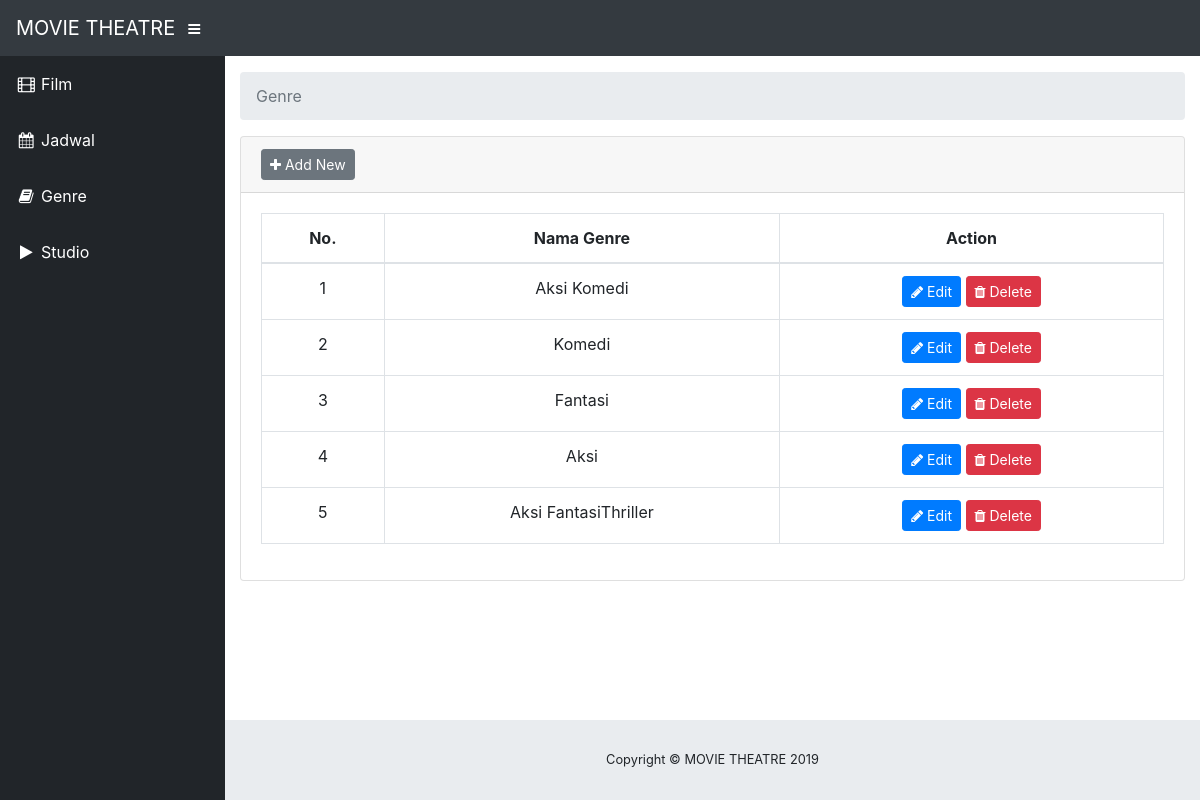
Screenshot of /index.php/genre with the database file from the repository.
### tables this page shows
CREATE TABLE `tbl_genre` (
  `id_genre` int(11) NOT NULL,
  `nama_genre` varchar(50) DEFAULT NULL
);

### application/controllers/Genre.php (called while the page is built, shortened)
<?php
class Genre extends CI_Controller
{
    public function __construct()
    {
        $this->load->model("genre_model");
        $this->load->library('form_validation');
    }
    public function index()
    {
        $data["genre"] = $this->genre_model->getAll();
        $this->load->view("genre/list_genre", $data);
    }
}

### index.php (called while the page is built, shortened)
<?php
require_once BASEPATH.'core/CodeIgniter.php';

### application/models/Genre_model.php (called while the page is built, shortened)
<?php defined('BASEPATH') OR exit('No direct script access allowed');
class Genre_model extends CI_Model
{
    private $_table = "tbl_genre";
    public function getAll()
    {
        return $this->db->get($this->_table)->result();
    }
}

### application/views/genre/tabel_genre.php (the view)
<div class="card mb-3">
	<div class="card-header">
		<a href="<?php echo site_url('genre/add') ?>" class="btn btn-sm btn-secondary"><i class="fa fa-plus"></i> Add New</a>
	</div>
	<div class="card-body">
		<div class="table-responsive">
			<table class="table table-hover table-bordered" id="dataTable" width="100%" cellspacing="0">
				<thead align="center">
					<tr>
						<th>No.</th>
						<th>Nama Genre</th>
						<th>Action</th>
					</tr>
				</thead>
				<tbody align="center">
					<?php $i=1; foreach ($genre as $row): ?>
					<tr>
						<td><?php echo $i++ ?></td>
						<td>
							<?php echo $row->nama_genre ?>
						</td>
						<td>
							<a href="<?php echo site_url('genre/edit/'.$row->id_genre) ?>" class="btn btn-sm btn-primary"><i class="fa fa-pencil"></i> Edit</a>
							<a onclick="deleteConfirm('<?php echo site_url('genre/delete/'.$row->id_genre) ?>')"
							 href="#!" class="btn btn-sm btn-danger"><i class="fa fa-trash"></i> Delete</a>
						</td>
					</tr>
					<?php endforeach; ?>
				</tbody>
			</table>
		</div>
	</div>
</div>

### rows the page displays
tbl_genre: nama_genre "Aksi Komedi"
tbl_genre: nama_genre "Komedi"
tbl_genre: nama_genre "Fantasi"
tbl_genre: nama_genre "Aksi"
tbl_genre: nama_genre "Aksi FantasiThriller"

### other values shown
SITE_NAME "MOVIE THEATRE"
$segment "Genre"
Date('Y') "2019"
